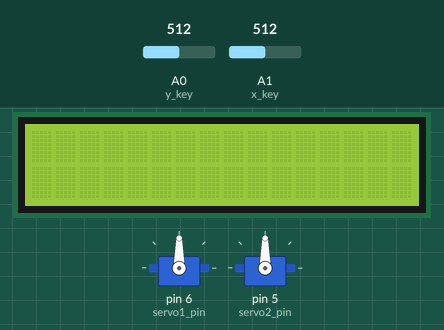
A sketch run on a simulated Arduino Uno, built with avr-gcc and run on an emulated ATmega328P. Parts: 16×2 character LCD, 2 × servo. The inputs (shaded band) are chosen by the test bench; at power-on: A0 (y_key) = 512, A1 (x_key) = 512.

Above: at 1.2 s.
1.3 s: A0 (y_key) set to 683
2.8 s: A0 (y_key) set to 715
At 2.95 s:
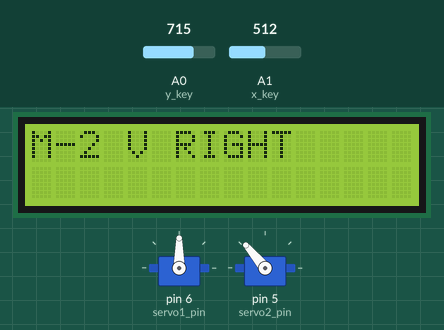
At 4.4 s:
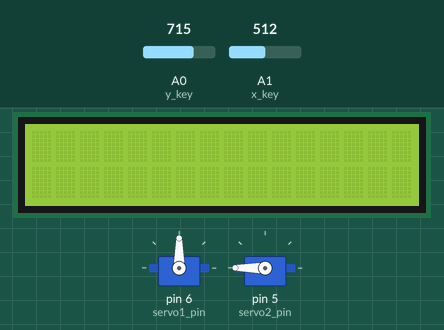
4.7 s: A1 (x_key) set to 682
6.2 s: A1 (x_key) set to 714
At 6.35 s:
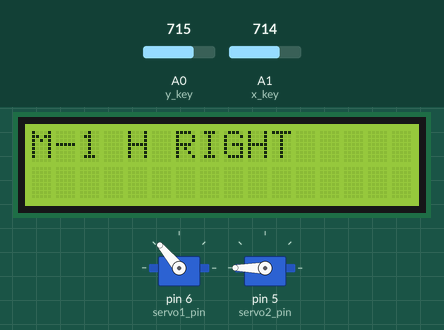
8.1 s: A1 (x_key) set to 317
9.6 s: A1 (x_key) set to 287
At 9.75 s:
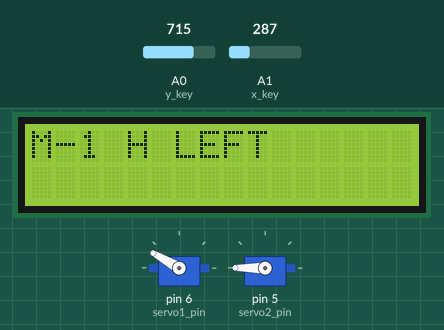
Timing chart, 0 to 12.4 s (numbered marks = the images above; inputs shaded):
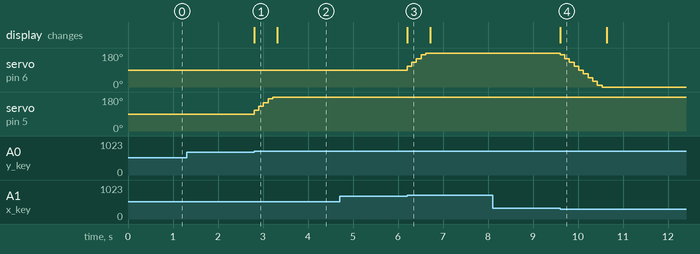

The sketch:

Servomotor_code.ino
```cpp
#include <Servo.h>
#include <LiquidCrystal.h>
LiquidCrystal lcd(12,11,10,9,8,7);


Servo servo1;
Servo servo2;
int x_key = A1;
int y_key = A0;
int x_pos;
int y_pos;
int servo1_pin =6 ;
int servo2_pin = 5;
int initial_position = 90;
int initial_position1 = 90;

void setup ( ) {
Serial.begin (9600) ;
lcd.begin(16,2);
servo1.attach (servo1_pin ) ;
servo2.attach (servo2_pin ) ;
servo1.write (initial_position);
servo2.write (initial_position1);
pinMode (x_key, INPUT) ;
pinMode (y_key, INPUT) ;
}

void loop ( ) {
x_pos = analogRead (x_key) ;
y_pos = analogRead (y_key) ;

if (x_pos < 300){
if (initial_position < 10) { } else{ initial_position = initial_position - 20; servo1.write ( initial_position ) ; lcd.print("M-1 H LEFT"); delay (100) ;
lcd.setCursor(3,1); lcd.clear(); } } if (x_pos > 700){
if (initial_position > 180)
{
}
else{
initial_position = initial_position + 20;
servo1.write ( initial_position ) ;
lcd.print("M-1 H RIGHT");
delay (100);
lcd.setCursor(3,1);
lcd.clear();
}
}

if (y_pos < 300){
if (initial_position1 < 10) { } else{ initial_position1 = initial_position1 - 20; servo2.write ( initial_position1 ) ;lcd.print("M-2 V LEFT");  delay (100) ;lcd.setCursor(3,1); lcd.clear(); } } if (y_pos > 700){
if (initial_position1 > 180)
{
}
else{
initial_position1 = initial_position1 + 20;
servo2.write ( initial_position1 ) ;
lcd.print("M-2 V RIGHT ");
delay (100) ;
lcd.setCursor(3,1);
lcd.clear();
}
}
}
```

Measured:
- the behaviour switches between 700 and 701 on A0 (y_key) (found by bisection; images 0 and 1)
- the behaviour switches between 700 and 701 on A1 (x_key) (found by bisection; images 2 and 3)
- the behaviour switches between 300 and 299 on A1 (x_key) (found by bisection; images 3 and 4)
- after the input at 1.3 s, every drawn part: stays the same
- after the input at 2.8 s, servo on pin 5 (servo2_pin): moves from 90° to 180° over 0.42 s, starting at once; the display: changes at once (image 1)
- after the input at 4.7 s, every drawn part: stays the same
- after the input at 6.2 s, servo on pin 6 (servo1_pin): moves from 90° to 180° over 0.42 s, starting at once; the display: changes at once (image 3)
- after the input at 8.1 s, every drawn part: stays the same
- after the input at 9.6 s, servo on pin 6 (servo1_pin): moves from 180° to 0° over 0.94 s, starting at once; the display: changes at once (image 4)
- what the display in image 1 shows lasts 0.5 s, from 2.8 s to 3.3 s
